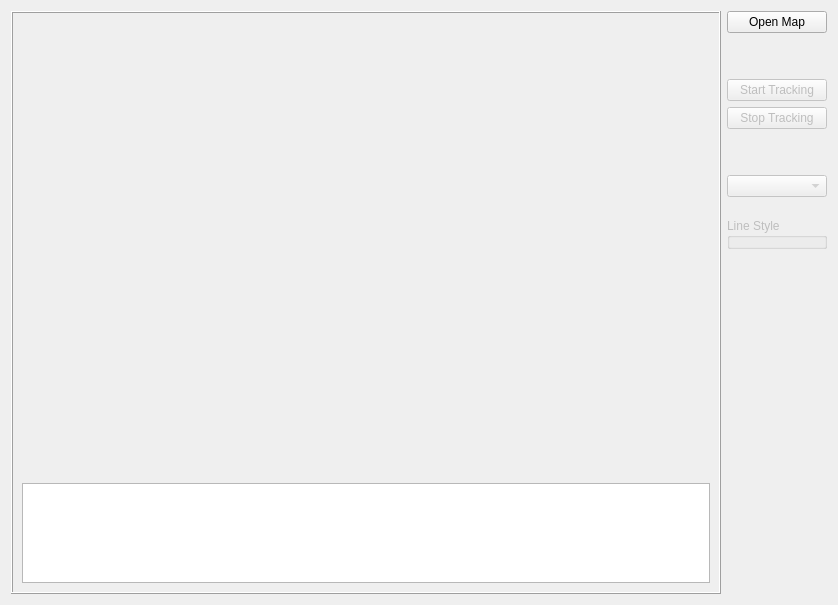
<?xml version="1.0" encoding="UTF-8"?>
<ui version="4.0">
 <class>SimulatorWindow</class>
 <widget class="QWidget" name="SimulatorWindow">
  <property name="geometry">
   <rect>
    <x>0</x>
    <y>0</y>
    <width>838</width>
    <height>605</height>
   </rect>
  </property>
  <property name="windowTitle">
   <string>Form</string>
  </property>
  <layout class="QHBoxLayout" name="horizontalLayout">
   <item>
    <widget class="QFrame" name="frame">
     <property name="frameShape">
      <enum>QFrame::Box</enum>
     </property>
     <property name="frameShadow">
      <enum>QFrame::Raised</enum>
     </property>
     <layout class="QVBoxLayout" name="verticalLayout_2">
      <item>
       <widget class="PwGisWidget" name="pwgiswidget" native="true">
        <property name="sizePolicy">
         <sizepolicy hsizetype="Expanding" vsizetype="Expanding">
          <horstretch>0</horstretch>
          <verstretch>0</verstretch>
         </sizepolicy>
        </property>
       </widget>
      </item>
      <item>
       <widget class="QTextBrowser" name="textBrowserLog">
        <property name="sizePolicy">
         <sizepolicy hsizetype="Expanding" vsizetype="Fixed">
          <horstretch>0</horstretch>
          <verstretch>0</verstretch>
         </sizepolicy>
        </property>
        <property name="maximumSize">
         <size>
          <width>16777215</width>
          <height>100</height>
         </size>
        </property>
       </widget>
      </item>
     </layout>
    </widget>
   </item>
   <item>
    <layout class="QVBoxLayout" name="verticalLayout">
     <item>
      <widget class="QPushButton" name="btnOpenMap">
       <property name="minimumSize">
        <size>
         <width>100</width>
         <height>0</height>
        </size>
       </property>
       <property name="text">
        <string>Open Map</string>
       </property>
      </widget>
     </item>
     <item>
      <spacer name="verticalSpacer_2">
       <property name="orientation">
        <enum>Qt::Vertical</enum>
       </property>
       <property name="sizeType">
        <enum>QSizePolicy::Fixed</enum>
       </property>
       <property name="sizeHint" stdset="0">
        <size>
         <width>20</width>
         <height>40</height>
        </size>
       </property>
      </spacer>
     </item>
     <item>
      <widget class="QPushButton" name="btnStartTracking">
       <property name="enabled">
        <bool>false</bool>
       </property>
       <property name="text">
        <string>Start Tracking</string>
       </property>
      </widget>
     </item>
     <item>
      <widget class="QPushButton" name="btnStopTracking">
       <property name="enabled">
        <bool>false</bool>
       </property>
       <property name="text">
        <string>Stop Tracking</string>
       </property>
      </widget>
     </item>
     <item>
      <spacer name="verticalSpacer_3">
       <property name="orientation">
        <enum>Qt::Vertical</enum>
       </property>
       <property name="sizeType">
        <enum>QSizePolicy::Fixed</enum>
       </property>
       <property name="sizeHint" stdset="0">
        <size>
         <width>20</width>
         <height>40</height>
        </size>
       </property>
      </spacer>
     </item>
     <item>
      <widget class="QComboBox" name="itemComboBox">
       <property name="enabled">
        <bool>false</bool>
       </property>
      </widget>
     </item>
     <item>
      <spacer name="verticalSpacer_4">
       <property name="orientation">
        <enum>Qt::Vertical</enum>
       </property>
       <property name="sizeType">
        <enum>QSizePolicy::Fixed</enum>
       </property>
       <property name="sizeHint" stdset="0">
        <size>
         <width>20</width>
         <height>15</height>
        </size>
       </property>
      </spacer>
     </item>
     <item>
      <widget class="LineStyleGroupBox" name="lineStyleGroupBox">
       <property name="enabled">
        <bool>false</bool>
       </property>
       <property name="sizePolicy">
        <sizepolicy hsizetype="Preferred" vsizetype="Preferred">
         <horstretch>0</horstretch>
         <verstretch>0</verstretch>
        </sizepolicy>
       </property>
       <property name="title">
        <string>Line Style</string>
       </property>
       <layout class="QGridLayout" name="gridLayout">
        <property name="horizontalSpacing">
         <number>3</number>
        </property>
        <property name="verticalSpacing">
         <number>5</number>
        </property>
        <property name="margin">
         <number>3</number>
        </property>
       </layout>
      </widget>
     </item>
     <item>
      <spacer name="verticalSpacer">
       <property name="orientation">
        <enum>Qt::Vertical</enum>
       </property>
       <property name="sizeHint" stdset="0">
        <size>
         <width>20</width>
         <height>40</height>
        </size>
       </property>
      </spacer>
     </item>
    </layout>
   </item>
  </layout>
 </widget>
 <customwidgets>
  <customwidget>
   <class>PwGisWidget</class>
   <extends>QWidget</extends>
   <header location="global">PwGis/pwgiswidget.h</header>
   <container>1</container>
  </customwidget>
  <customwidget>
   <class>LineStyleGroupBox</class>
   <extends>QGroupBox</extends>
   <header>LineStyleGroupBox.h</header>
   <container>1</container>
  </customwidget>
 </customwidgets>
 <resources/>
 <connections/>
</ui>
